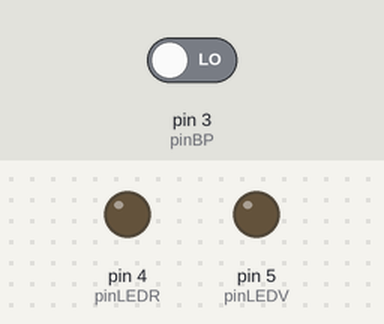
A sketch run on a simulated Arduino Uno, built with avr-gcc and run on an emulated ATmega328P. On the bench: output pins drawn as LEDs (lit = HIGH). The inputs (shaded band) are chosen by the test bench; at power-on: pin 3 (pinBP) LOW.

Above: at 1.2 s.
1.3 s: pin 3 (pinBP) driven HIGH
At 1.7 s:
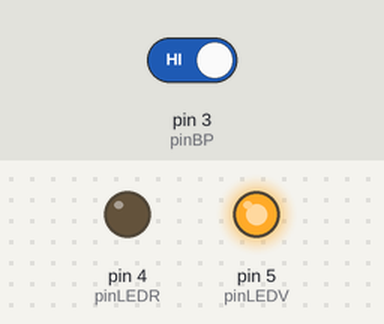
Timing chart, 0 to 4.3 s (numbered marks = the images above; inputs shaded):
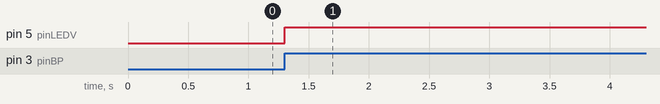

Measured:
- after the input at 1.3 s, pin 5 (pinLEDV): LOW → HIGH at once

The sketch:

Bouton_Poussoir.ino
```cpp
 //Variables globales
int etat;
int oldEtatBP;

//Les constantes :
//Les 3 états de l'automate :
const int WAIT = 0;
const int START = 1;
const int STOP = 2;
//Les numéros des broches E/S :
const int pinBP = 3;
const int pinLEDR = 4;
const int pinLEDV = 5;

//Configuration :
void setup() {
  //Configuration des E/S :
  pinMode(pinBP, INPUT);
  pinMode(pinLEDR, OUTPUT);
  pinMode(pinLEDV, OUTPUT);
  //Configuration Etat Initial (WAIT) :
  etat = WAIT;
  oldEtatBP = LOW;
  digitalWrite(pinLEDR, LOW);
  digitalWrite(pinLEDV, LOW);
}

//Partie active
void loop() {
  int etatBP = digitalRead(pinBP);//lecture état courant du BP

  if(oldEtatBP == LOW && etatBP == HIGH){ //l'état du BP passe de LOW à HIGH en une boucle de temps (il est appuyé, front montant)
    if (etat == WAIT || etat == STOP){
      etat = START;
      digitalWrite(pinLEDR, LOW);
      digitalWrite(pinLEDV, HIGH);
     }
    else {
      etat = STOP;
      digitalWrite(pinLEDR, HIGH);
      digitalWrite(pinLEDV, LOW);
     }
      oldEtatBP = etatBP;
      delay(100);
   }
}
```
